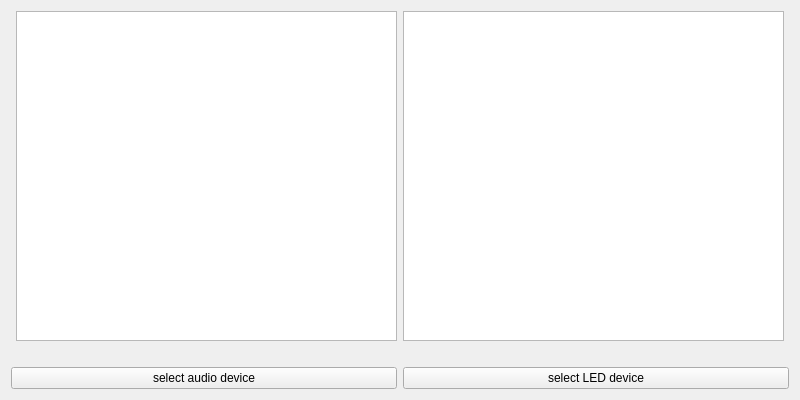
<?xml version="1.0" encoding="UTF-8"?>
<ui version="4.0">
    <class>Devices</class>
    <widget class="QWidget" name="Devices">
        <property name="geometry">
            <rect>
                <x>0</x>
                <y>0</y>
                <width>800</width>
                <height>400</height>
            </rect>
        </property>
        <property name="minimumSize">
            <size>
                <width>400</width>
                <height>200</height>
            </size>
        </property>
        <property name="windowTitle">
            <string>DevicesList</string>
        </property>
        <layout class="QGridLayout" name="gridLayout">
            <item row="0" column="0">
                <layout class="QVBoxLayout" name="verticalLayout">
                    <item>
                        <layout class="QHBoxLayout" name="horizontalLayout">
                            <property name="sizeConstraint">
                                <enum>QLayout::SetMaximumSize</enum>
                            </property>
                            <item>
                                <spacer name="horizontalSpacer">
                                    <property name="orientation">
                                        <enum>Qt::Horizontal</enum>
                                    </property>
                                    <property name="sizeType">
                                        <enum>QSizePolicy::Fixed</enum>
                                    </property>
                                    <property name="sizeHint" stdset="0">
                                        <size>
                                            <width>5</width>
                                            <height>20</height>
                                        </size>
                                    </property>
                                </spacer>
                            </item>
                            <item>
                                <widget class="QListView" name="soundCardList">
                                    <property name="minimumSize">
                                        <size>
                                            <width>0</width>
                                            <height>0</height>
                                        </size>
                                    </property>
                                    <property name="maximumSize">
                                        <size>
                                            <width>16777215</width>
                                            <height>16777215</height>
                                        </size>
                                    </property>
                                </widget>
                            </item>
                            <item>
                                <widget class="QListView" name="portsList">
                                    <property name="minimumSize">
                                        <size>
                                            <width>0</width>
                                            <height>0</height>
                                        </size>
                                    </property>
                                </widget>
                            </item>
                            <item>
                                <spacer name="horizontalSpacer_2">
                                    <property name="orientation">
                                        <enum>Qt::Horizontal</enum>
                                    </property>
                                    <property name="sizeType">
                                        <enum>QSizePolicy::Fixed</enum>
                                    </property>
                                    <property name="sizeHint" stdset="0">
                                        <size>
                                            <width>5</width>
                                            <height>20</height>
                                        </size>
                                    </property>
                                </spacer>
                            </item>
                        </layout>
                    </item>
                    <item>
                        <spacer name="verticalSpacer">
                            <property name="orientation">
                                <enum>Qt::Vertical</enum>
                            </property>
                            <property name="sizeType">
                                <enum>QSizePolicy::Fixed</enum>
                            </property>
                            <property name="sizeHint" stdset="0">
                                <size>
                                    <width>20</width>
                                    <height>20</height>
                                </size>
                            </property>
                        </spacer>
                    </item>
                    <item>
                        <layout class="QHBoxLayout" name="horizontalLayout_2">
                            <item>
                                <widget class="QPushButton" name="select_card">
                                    <property name="text">
                                        <string>select audio device</string>
                                    </property>
                                </widget>
                            </item>
                            <item>
                                <widget class="QPushButton" name="select_port">
                                    <property name="text">
                                        <string>select LED device</string>
                                    </property>
                                </widget>
                            </item>
                        </layout>
                    </item>
                </layout>
            </item>
        </layout>
    </widget>
    <resources/>
    <connections/>
</ui>
